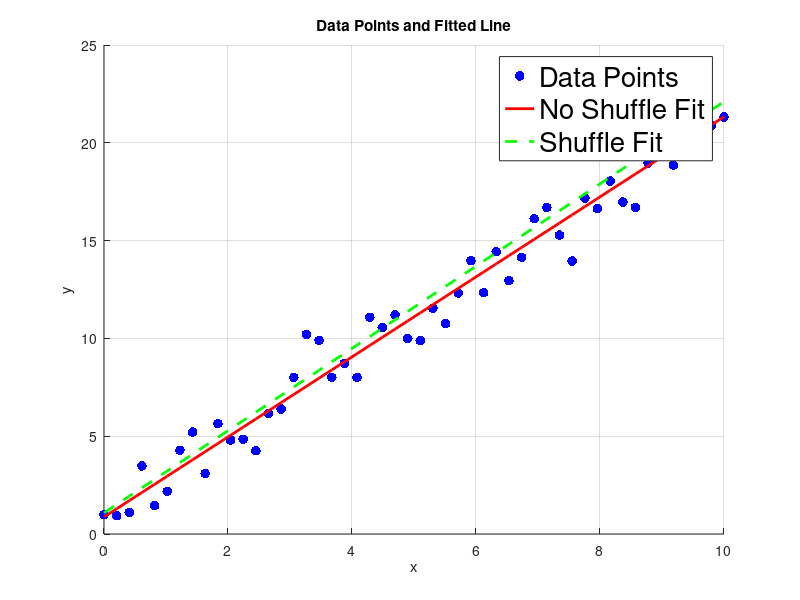
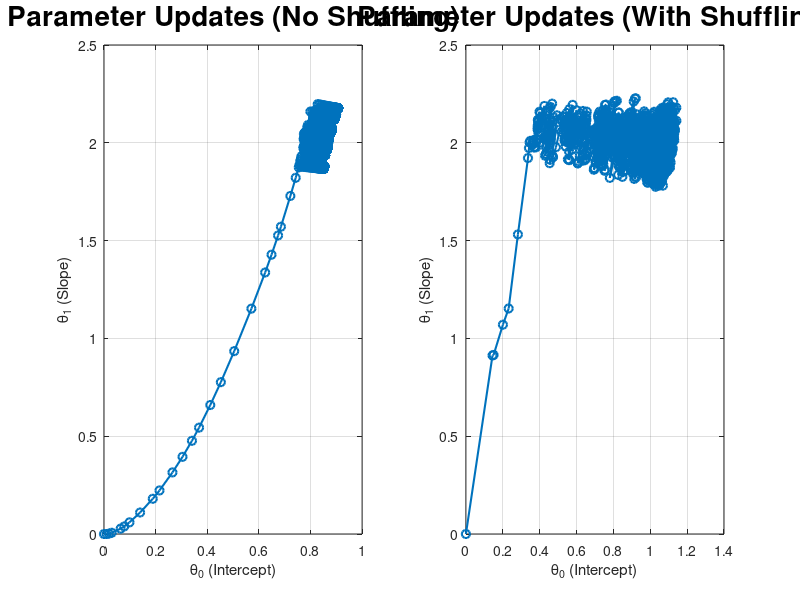

The MATLAB script that drew these images, in order:
clear
close all
clc
rng(42)
% Generate synthetic data
N = 50;                      % Number of data points
x_data = linspace(0, 10, N); % Input (x) values
true_theta0 = 1;             % True intercept
true_theta1 = 2;             % True slope
true_theta = [true_theta0; true_theta1];
y_data = true_theta1 * x_data + true_theta0 + randn(1, N); % Add noise

% Plot data
figure;
scatter(x_data, y_data, 50, 'b', 'filled');
hold on;
xlabel('x');
ylabel('y');
title('Data Points and Fitted Line');
grid on;

% Hyperparameters
eta = 0.01;            % Learning rate
num_epochs = 100;      % Number of epochs (previously max_iter)
batch_size = 1;        % Mini-batch size
num_batches = N / batch_size; % Ensure N is divisible by batch_size
epsilon = 1e-6;

% Initialize parameters (no shuffle)
theta0_no_shuffle = 0; 
theta1_no_shuffle = 0;
theta_history_no_shuffle = [theta0_no_shuffle; theta1_no_shuffle];

% SGD Without Shuffling (with mini-batches)
for epoch = 1:num_epochs
    for batch = 1:num_batches
        % Get mini-batch
        start_idx = (batch-1)*batch_size + 1;
        end_idx = batch*batch_size;
        x_batch = x_data(start_idx:end_idx);
        y_batch = y_data(start_idx:end_idx);
        
        % Compute batch gradients
        grad0 = 0; grad1 = 0;
        for k = 1:batch_size
            y_pred = theta1_no_shuffle * x_batch(k) + theta0_no_shuffle;
            error = y_batch(k) - y_pred;
            grad0 = grad0 - error;
            grad1 = grad1 - error * x_batch(k);
        end
        
        % Update parameters with average gradient
        theta0_no_shuffle = theta0_no_shuffle - eta*(grad0/batch_size);
        theta1_no_shuffle = theta1_no_shuffle - eta*(grad1/batch_size);
        
        % Store history
        theta_history_no_shuffle(:, end+1) = [theta0_no_shuffle; theta1_no_shuffle];
    end
end

% Initialize parameters (with shuffle)
theta0_shuffle = 0; 
theta1_shuffle = 0;
theta_history_shuffle = [theta0_shuffle; theta1_shuffle];

% SGD With Shuffling (with mini-batches)
for epoch = 1:num_epochs
    % Shuffle data each epoch
    idx = randperm(N);
    x_shuffled = x_data(idx);
    y_shuffled = y_data(idx);
    
    for batch = 1:num_batches
        % Get shuffled mini-batch
        start_idx = (batch-1)*batch_size + 1;
        end_idx = batch*batch_size;
        x_batch = x_shuffled(start_idx:end_idx);
        y_batch = y_shuffled(start_idx:end_idx);
        
        % Compute batch gradients
        grad0 = 0; grad1 = 0;
        for k = 1:batch_size
            y_pred = theta1_shuffle * x_batch(k) + theta0_shuffle;
            error = y_batch(k) - y_pred;
            grad0 = grad0 - error;
            grad1 = grad1 - error * x_batch(k);
        end
        
        % Update parameters
        theta0_shuffle = theta0_shuffle - eta*(grad0/batch_size);
        theta1_shuffle = theta1_shuffle - eta*(grad1/batch_size);
        
        % Store history
        theta_history_shuffle(:, end+1) = [theta0_shuffle; theta1_shuffle];
    end
end


theta_no_shuffle=[theta0_no_shuffle; theta1_no_shuffle];

ens=norm(true_theta-theta_no_shuffle);


theta_shuffle=[theta0_shuffle; theta1_shuffle];

es=norm(true_theta-theta_shuffle);

 
fprintf('Error with no shuffling %.4f\n', ens);
fprintf('Error with shuffling %.4f\n', es);

% Plot the fitted lines

y_fit_no_shuffle = theta1_no_shuffle * x_data + theta0_no_shuffle;

y_fit_shuffle = theta1_shuffle * x_data + theta0_shuffle;

 

plot(x_data, y_fit_no_shuffle, 'r-', 'LineWidth', 2); % No shuffle

plot(x_data, y_fit_shuffle, 'g--', 'LineWidth', 2); % Shuffle

legend('Data Points', 'No Shuffle Fit', 'Shuffle Fit', 'Location', 'Best', 'FontSize', 20);

 

% Plot parameter trajectories

figure;

subplot(1, 2, 1);

plot(theta_history_no_shuffle(1, :), theta_history_no_shuffle(2, :), 'o-', 'LineWidth', 1.5);

xlabel('\theta_0 (Intercept)');

ylabel('\theta_1 (Slope)');

title('Parameter Updates (No Shuffling)','FontSize', 20);

grid on;

 

subplot(1, 2, 2);

plot(theta_history_shuffle(1, :), theta_history_shuffle(2, :), 'o-', 'LineWidth', 1.5);

xlabel('\theta_0 (Intercept)');

ylabel('\theta_1 (Slope)');

title('Parameter Updates (With Shuffling)','FontSize', 20);

grid on;